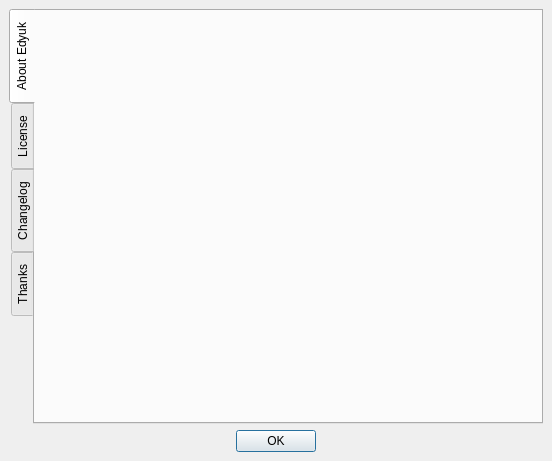
<ui version="4.0" >
 <author>fullmetalcoder</author>
 <class>AboutDialog</class>
 <widget class="QDialog" name="AboutDialog" >
  <property name="geometry" >
   <rect>
    <x>0</x>
    <y>0</y>
    <width>552</width>
    <height>461</height>
   </rect>
  </property>
  <property name="sizePolicy" >
   <sizepolicy vsizetype="Fixed" hsizetype="Fixed" >
    <horstretch>0</horstretch>
    <verstretch>0</verstretch>
   </sizepolicy>
  </property>
  <property name="minimumSize" >
   <size>
    <width>16</width>
    <height>16</height>
   </size>
  </property>
  <property name="maximumSize" >
   <size>
    <width>16777215</width>
    <height>16777215</height>
   </size>
  </property>
  <property name="windowTitle" >
   <string>About Edyuk</string>
  </property>
  <layout class="QVBoxLayout" >
   <property name="spacing" >
    <number>6</number>
   </property>
   <property name="margin" >
    <number>9</number>
   </property>
   <item>
    <widget class="QTabWidget" name="tabWidget" >
     <property name="tabPosition" >
      <enum>QTabWidget::West</enum>
     </property>
     <property name="tabShape" >
      <enum>QTabWidget::Rounded</enum>
     </property>
     <property name="currentIndex" >
      <number>0</number>
     </property>
     <widget class="QWidget" name="tab" >
      <property name="geometry" >
       <rect>
        <x>0</x>
        <y>0</y>
        <width>505</width>
        <height>402</height>
       </rect>
      </property>
      <attribute name="title" >
       <string>About Edyuk</string>
      </attribute>
      <layout class="QVBoxLayout" >
       <property name="spacing" >
        <number>6</number>
       </property>
       <property name="margin" >
        <number>9</number>
       </property>
       <item>
        <widget class="QLabel" name="label" >
         <property name="sizePolicy" >
          <sizepolicy vsizetype="Expanding" hsizetype="Expanding" >
           <horstretch>0</horstretch>
           <verstretch>0</verstretch>
          </sizepolicy>
         </property>
         <property name="minimumSize" >
          <size>
           <width>300</width>
           <height>200</height>
          </size>
         </property>
         <property name="maximumSize" >
          <size>
           <width>900</width>
           <height>600</height>
          </size>
         </property>
         <property name="sizeIncrement" >
          <size>
           <width>300</width>
           <height>200</height>
          </size>
         </property>
         <property name="baseSize" >
          <size>
           <width>300</width>
           <height>200</height>
          </size>
         </property>
         <property name="text" >
          <string/>
         </property>
         <property name="pixmap" >
          <pixmap resource="../images/Edyuk.qrc" >:/splash.jpg</pixmap>
         </property>
         <property name="scaledContents" >
          <bool>true</bool>
         </property>
         <property name="alignment" >
          <set>Qt::AlignCenter</set>
         </property>
        </widget>
       </item>
      </layout>
     </widget>
     <widget class="QWidget" name="tab_2" >
      <property name="geometry" >
       <rect>
        <x>0</x>
        <y>0</y>
        <width>505</width>
        <height>402</height>
       </rect>
      </property>
      <attribute name="title" >
       <string>License</string>
      </attribute>
      <layout class="QVBoxLayout" >
       <property name="spacing" >
        <number>6</number>
       </property>
       <property name="margin" >
        <number>9</number>
       </property>
       <item>
        <widget class="QTextEdit" name="eLicense" >
         <property name="lineWrapMode" >
          <enum>QTextEdit::NoWrap</enum>
         </property>
         <property name="readOnly" >
          <bool>true</bool>
         </property>
         <property name="tabStopWidth" >
          <number>40</number>
         </property>
         <property name="acceptRichText" >
          <bool>false</bool>
         </property>
        </widget>
       </item>
      </layout>
     </widget>
     <widget class="QWidget" name="tab_4" >
      <property name="geometry" >
       <rect>
        <x>0</x>
        <y>0</y>
        <width>505</width>
        <height>402</height>
       </rect>
      </property>
      <attribute name="title" >
       <string>Changelog</string>
      </attribute>
      <layout class="QHBoxLayout" >
       <property name="spacing" >
        <number>6</number>
       </property>
       <property name="margin" >
        <number>9</number>
       </property>
       <item>
        <widget class="QTextEdit" name="eChangelog" >
         <property name="lineWrapMode" >
          <enum>QTextEdit::NoWrap</enum>
         </property>
         <property name="readOnly" >
          <bool>true</bool>
         </property>
         <property name="tabStopWidth" >
          <number>40</number>
         </property>
         <property name="acceptRichText" >
          <bool>false</bool>
         </property>
        </widget>
       </item>
      </layout>
     </widget>
     <widget class="QWidget" name="tab_3" >
      <property name="geometry" >
       <rect>
        <x>0</x>
        <y>0</y>
        <width>505</width>
        <height>402</height>
       </rect>
      </property>
      <attribute name="title" >
       <string>Thanks</string>
      </attribute>
      <layout class="QVBoxLayout" >
       <property name="spacing" >
        <number>6</number>
       </property>
       <property name="margin" >
        <number>9</number>
       </property>
       <item>
        <widget class="QTextEdit" name="eThanks" >
         <property name="lineWrapMode" >
          <enum>QTextEdit::WidgetWidth</enum>
         </property>
         <property name="readOnly" >
          <bool>true</bool>
         </property>
         <property name="tabStopWidth" >
          <number>40</number>
         </property>
         <property name="acceptRichText" >
          <bool>false</bool>
         </property>
        </widget>
       </item>
      </layout>
     </widget>
    </widget>
   </item>
   <item>
    <widget class="QDialogButtonBox" name="buttonBox" >
     <property name="orientation" >
      <enum>Qt::Horizontal</enum>
     </property>
     <property name="standardButtons" >
      <set>QDialogButtonBox::Ok</set>
     </property>
     <property name="centerButtons" >
      <bool>true</bool>
     </property>
    </widget>
   </item>
  </layout>
 </widget>
 <layoutdefault spacing="2" margin="2" />
 <resources>
  <include location="../images/Edyuk.qrc" />
 </resources>
 <connections>
  <connection>
   <sender>buttonBox</sender>
   <signal>accepted()</signal>
   <receiver>AboutDialog</receiver>
   <slot>accept()</slot>
   <hints>
    <hint type="sourcelabel" >
     <x>267</x>
     <y>409</y>
    </hint>
    <hint type="destinationlabel" >
     <x>237</x>
     <y>423</y>
    </hint>
   </hints>
  </connection>
 </connections>
</ui>
